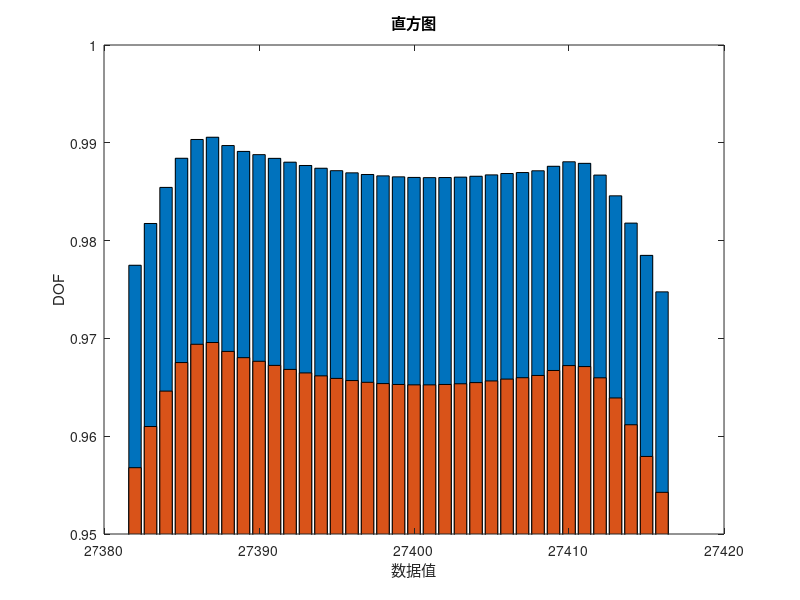

The MATLAB script that drew this image:
% 导入数据
data = load('B_point_Before.csv')'; % 假设数据保存在变量data中
data1 = load('B_point_After.csv')';
% 绘制直方图
x = [27382:27416]';
h1 = bar(x,data);
hold on;
h2 = bar(x,data1);
ylim([0.95,1])
title('直方图');
xlabel('数据值');
ylabel('DOF');

